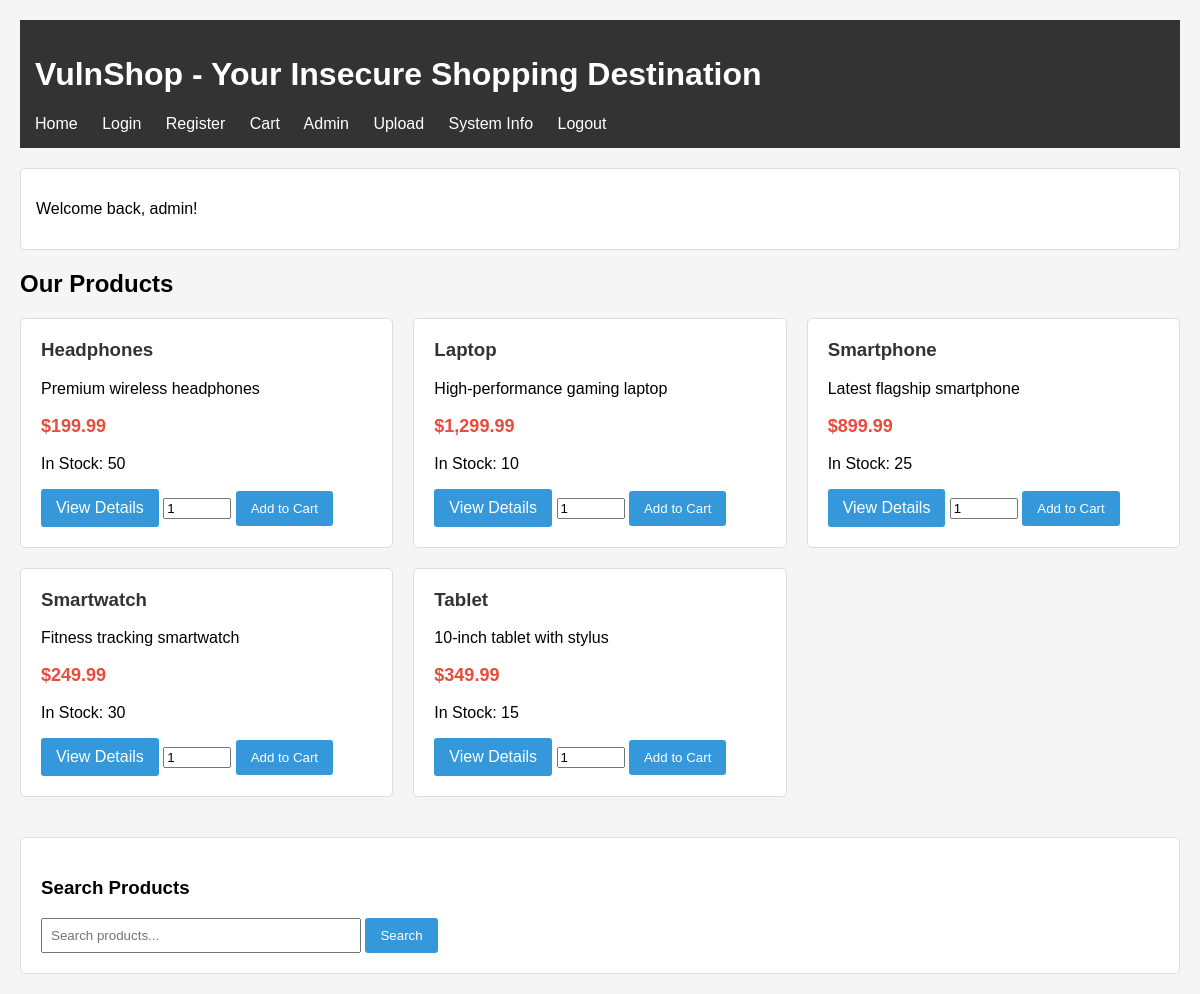
/index.php (signed in), run on the app's committed database.
### tables this page shows
CREATE TABLE `users` (
  `id` int(11) NOT NULL,
  `username` varchar(50) NOT NULL,
  `password` varchar(255) NOT NULL,
  `role` enum('user','admin') DEFAULT 'user',
  `created_at` timestamp NOT NULL DEFAULT current_timestamp()
);

CREATE TABLE `products` (
  `id` int(11) NOT NULL,
  `name` varchar(100) NOT NULL,
  `description` text DEFAULT NULL,
  `price` decimal(10,2) NOT NULL,
  `stock` int(11) DEFAULT 0,
  `created_at` timestamp NOT NULL DEFAULT current_timestamp()
);

### config.php (called while the page is built, shortened)
<?php
$db_host = 'localhost';
$db_username = 'root';
$db_password = '';
$db_name = 'vulnshop';
$conn = new mysqli($db_host, $db_username, $db_password, $db_name);
function isLoggedIn() {
    return isset($_SESSION['user_id']);
}
function getCurrentUser() {
    global $conn;
    $user_id = $_SESSION['user_id'];
    $result = $conn->query("SELECT * FROM users WHERE id = $user_id");
    return $result->fetch_assoc();
}
?>

### index.php (the view, shortened to what this page needs)
<?php
require_once 'config.php';
?>
<!DOCTYPE html>
<html>
<head>
</head>
<body>
    <div class="header">
        <h1>VulnShop - Your Insecure Shopping Destination</h1>
        <div class="nav">
            <a href="index.php">Home</a>
            <a href="login.php">Login</a>
            <a href="register.php">Register</a>
            <a href="cart.php">Cart</a>
            <a href="admin.php">Admin</a>
            <a href="upload.php">Upload</a>
            <a href="phpinfo.php">System Info</a>
            <?php if (isLoggedIn()): ?>
                <a href="?logout=1">Logout</a>
            <?php endif; ?>
        </div>
    </div>
    <div class="welcome">
        <?php if (isLoggedIn()):
            $user = getCurrentUser();
            echo "<p>Welcome back, " . $user['username'] . "!</p>";
        else: ?>
            <p>Welcome to VulnShop! Please <a href="login.php">login</a> or <a href="register.php">register</a> to start shopping.</p>
        <?php endif; ?>
    </div>
    <h2>Our Products</h2>
    <div class="product-grid">
        <?php
        $result = $conn->query("SELECT * FROM products ORDER BY name");
        while ($product = $result->fetch_assoc()):
        ?>
        <div class="product-card">
            <h3><?php
                echo $product['name'];
            ?></h3>
            <p><?php
                echo $product['description'];
            ?></p>
            <p class="price">$<?php echo number_format($product['price'], 2); ?></p>
            <p>In Stock: <?php echo $product['stock']; ?></p>
            <a href="product.php?id=<?php echo $product['id']; ?>" class="btn">View Details</a>
            <?php if (isLoggedIn()): ?>
                <form method="POST" action="cart.php" style="display: inline;">
                    <input type="number" name="quantity" value="1" min="1" max="100" style="width: 60px;">
                    <button type="submit" name="add_to_cart" class="btn">Add to Cart</button>
                </form>
            <?php endif; ?>
        </div>
        <?php endwhile; ?>
    </div>
    <div style="margin-top: 40px; padding: 20px; background: #fff; border-radius: 5px; border: 1px solid #ddd;">
        <h3>Search Products</h3>
        <form method="GET">
            <input type="text" name="search" placeholder="Search products..."
                   value="<?php echo isset($_GET['search']) ? $_GET['search'] : ''; ?>"
                   style="padding: 8px; width: 300px;">
            <button type="submit" class="btn">Search</button>
        </form>
    </div>
</body>
</html>

### index.php (style rules this page uses)
body { font-family: Arial, sans-serif; margin: 0; padding: 20px; background: #f5f5f5; }
.header { background: #333; color: white; padding: 15px; margin-bottom: 20px; }
.nav a { color: white; text-decoration: none; margin-right: 20px; }
.product-grid { display: grid; grid-template-columns: repeat(auto-fill, minmax(300px, 1fr)); gap: 20px; }
.product-card { background: white; border: 1px solid #ddd; padding: 20px; border-radius: 5px; }
.product-card h3 { margin-top: 0; color: #333; }
.price { font-size: 18px; font-weight: bold; color: #e74c3c; }
.btn { background: #3498db; color: white; padding: 10px 15px; border: none; border-radius: 3px; cursor: pointer; text-decoration: none; display: inline-block; }
.welcome { background: #fff; padding: 15px; margin-bottom: 20px; border-radius: 5px; border: 1px solid #ddd; }

### data on the page
users: username "admin"
products: name "Headphones", description "Premium wireless headphones", price "199.99", stock "50"
products: name "Laptop", description "High-performance gaming laptop", price "1,299.99", stock "10"
products: name "Smartphone", description "Latest flagship smartphone", price "899.99", stock "25"
products: name "Smartwatch", description "Fitness tracking smartwatch", price "249.99", stock "30"
products: name "Tablet", description "10-inch tablet with stylus", price "349.99", stock "15"
